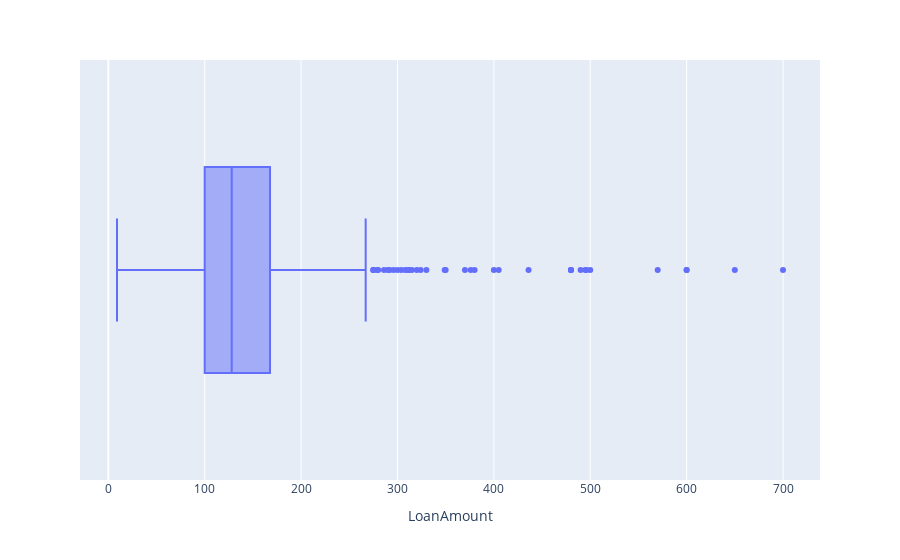

The cell this chart's notebook holds for it:
### Code cell
fig= px.box(df, x= "LoanAmount")

fig.show()

### Figure 1 — Plotly figure (JSON) as saved in the notebook; plotly's stock layout.template omitted (floating-point values rounded to 4 significant figures; data arrays with more than 128 entries replaced by an {"elided": "..."} marker saying what was removed)
{"data": [{"alignmentgroup": "True", "hovertemplate": "LoanAmount=%{x}<extra></extra>", "legendgroup": "", "marker": {"color": "#636efa"}, "name": "", "notched": false, "offsetgroup": "", "orientation": "h", "showlegend": false, "type": "box", "x": {"elided": "613 float values"}, "x0": " ", "xaxis": "x", "y0": " ", "yaxis": "y"}], "layout": {"boxmode": "group", "legend": {"tracegroupgap": 0}, "margin": {"t": 60}, "xaxis": {"anchor": "y", "domain": [0, 1], "title": {"text": "LoanAmount"}}, "yaxis": {"anchor": "x", "domain": [0, 1]}}}
